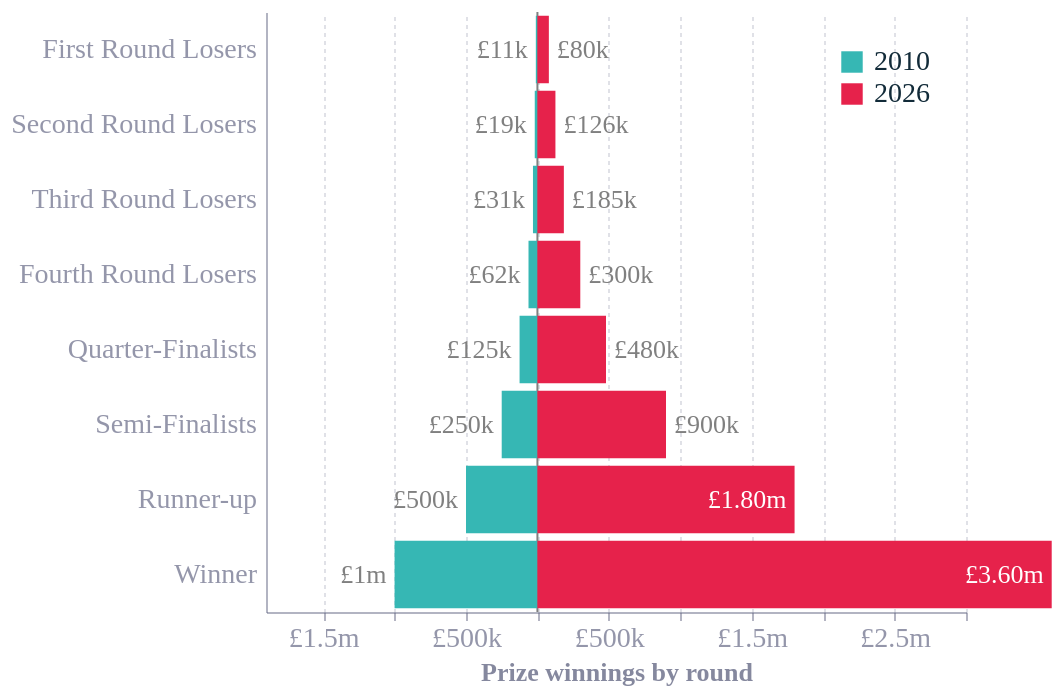

Notebook cell for this chart:
### Code cell
# 1. share-of-total within each year
df['share'] = df.groupby('Year')['Prize_Per_Player_GBP'].transform(lambda x: x / x.sum())

# 2. flip sign for 2010 so bars diverge from centre
df['prize_plot'] = df.apply(lambda r: -r['Prize_Per_Player_GBP'] if r['Year']==2010 else r['Prize_Per_Player_GBP'], axis=1)

order = ['First Round Losers','Second Round Losers','Third Round Losers','Fourth Round Losers',
         'Quarter-Finalists','Semi-Finalists','Runner-up','Winner']

# Add formatted prize column, e.g. 99000 to £99k, 1520000 to £1.52m, 3000000 to £3m
df['prize_label'] = df['Prize_Per_Player_GBP'].apply(lambda x: f'£{x/1000:.0f}k' if (x < 1000000) else f'£{x/1000000:.2f}m' if (x > 1e6 and x%1e6!=0) else f'£{x/1e6:.0f}m')

chart = alt.Chart(df).mark_bar().encode(
    alt.Y('Round:N').sort(order).title('').axis(
        titleAngle=0,
        titleAnchor='start',
        titleX=2,
        titleY=-2,
        titleFontSize=13
    ),
    alt.X('prize_plot:Q').title('Prize winnings by round').axis(
        titleFontSize=13,
        gridOpacity=0.2,
        # labelExpr="datum.value < 0 ? '£' + format(-datum.value, ) : datum.value == 0 ? '0' : '£' + datum.value",
        labelExpr="abs(datum.value) >= 1000000 ? '£' + abs(datum.value / 1000000) + 'm' : datum.value == 0 ? '0' : '£' + abs(datum.value / 1000) + 'k'"
    ).scale(
     domain=[-1.9e6, 3e6],
        nice=False
    ),
    alt.Color('Year:N').scale().legend(orient='top-right', labelFontSize=14, symbolSize=115),
    tooltip=['Year','Round','share:Q']
).properties(width=350)


text = alt.Chart(df).mark_text(
    align=alt.expr('datum.prize_plot < -1500000 ? "left" : datum.prize_plot < 0 ? "right" : datum.prize_plot < 1500000 ? "left" : "right"'),
    color=alt.expr('datum.prize_plot < -1500000 ? "#fff" : datum.prize_plot < 0 ? "grey" : datum.prize_plot < 1500000 ? "grey" : "#fff"'),
    dx=alt.expr('datum.prize_plot < -1500000 ? 4 : datum.prize_plot < 0 ? -4 : datum.prize_plot < 1500000 ? 4 : -4'),
    fontSize=13
).encode(
    alt.Y('Round:N').sort(order),
    alt.X('prize_plot:Q'),
    alt.Text('prize_label:N')
)

# Draw a thin vertical centre line
centre = alt.Chart(pd.DataFrame({'x':[0]})).mark_rule(color='gray').encode(x='x:Q')

chart = (centre + chart + text).configure_axis(grid=False, labelFontSize=14)

# # Create pyramid chart with 2010 distribution on left and 2025 on right
# chart = alt.Chart(df).transform_filter(
#     alt.datum.Year == 2010
# ).mark_bar(strokeWidth=2.9).encode(
#     alt.Y('round:O').sort(order).axis(None),
#     alt.X('prize_plot:Q').axis(
#         title='Prize money, round',
#         titleFontSize=13,
#         tickCount=11
#     ).scale(reverse=True),
#     alt.Color('Year:N').scale().legend(orient='top-right', labelFontSize=14, symbolSize=115),
# )

# right = alt.Chart(df).transform_filter(
#     alt.datum.Year == 2025
# ).mark_bar(strokeWidth=2.9).encode(
#     alt.Y('round:O').sort(alt.EncodingSortField('round_num', order='ascending')).axis(None),
#     alt.X('Prize_Per_Player_GBP:Q').axis(
#         title='Prize money, round',
#         titleFontSize=13,
#         tickCount=11
#     )
# )

chart.display()
styles.save(chart, 'raw', 'fig6a-prize-distribution', width=350, height=270)

### Figure 1 — Vega-Lite specification as saved in the notebook (floating-point values rounded to 4 significant figures)
{"config": {"font": "Circular Std", "text": {"color": "#676A86", "align": "left", "baseline": "middle", "dx": 7, "dy": 0, "fontSize": 11}, "view": {"stroke": null, "continuousWidth": 400, "continuousHeight": 300, "discreteWidth": 400, "discreteHeight": 300}, "range": {"category": ["#36B7B4", "#E6224B", "#F4C245", "#0063AF", "#00A767", "#179FDB", "#EB5C2E"], "diverging": ["#E6224B", "#E54753", "#C9C9C9", "#179FDB", "#122B39"], "heatmap": ["#C9C9C9", "#179FDB", "#0063AF", "#122B39"], "ordinal": ["#00A767", "#36B7B4", "#179FDB", "#0063AF", "#243B5A"]}, "bar": {"color": "#179fdb"}, "line": {"color": "#e6224b"}, "rule": {"color": "#676A86"}, "area": {"opacity": 0.3}, "point": {"filled": true, "size": 80, "color": "#e6224b", "opacity": 0.95}, "geoshape": {"stroke": "white", "strokeWidth": 0.3}, "rect": {"fill": "#d6d4d4", "opacity": 0.3}, "axis": {"labelColor": "#676A86", "labelFontSize": 14, "labelFont": "Circular Std", "labelOpacity": 0.7, "tickColor": "#676A86", "tickOpacity": 0.5, "domainColor": "#676A86", "domainOpacity": 0.5, "gridColor": "#676A86", "gridDash": [2, 2], "gridOpacity": 0.5, "title": null, "titleColor": "#676A86", "titleOpacity": 0.8, "titleFontSize": 13, "tickSize": 4, "grid": false}, "axisXDiscrete": {"grid": false, "labelAngle": 0, "tickCount": 10, "tickOpacity": 0.5, "title": null}, "axisYDiscrete": {"ticks": false, "labelPadding": 5}, "axisXTemporal": {"grid": false, "ticks": true}, "axisXQuantitative": {"grid": true}, "axisYQuantitative": {"gridColor": "#676A86", "gridDash": [1, 5], "gridOpacity": 0.5, "ticks": false, "labelPadding": 5, "tickCount": 8, "titleAngle": 0, "titleAlign": "left", "titleBaseline": "bottom", "titleX": 0, "titleY": -5}, "title": {"color": "#676A86", "subtitleColor": "#676A86E6", "font": "Circular Std", "subtitleFont": "Circular Std", "anchor": "start", "fontSize": 14, "subtitleFontSize": 12, "subtitlePadding": 4, "offset": 0, "frame": "group"}, "legend": {"titleColor": "#122b39", "title": null, "labelColor": "#122b39", "labelFontSize": 11}}, "layer": [{"data": {"name": "data-d285a7403ed98ae579761d64a864032b"}, "mark": {"type": "rule", "color": "gray"}, "encoding": {"x": {"field": "x", "type": "quantitative"}}}, {"data": {"name": "data-634ad9a588049cd85fd4f6dc1ab5c720"}, "mark": {"type": "bar"}, "encoding": {"color": {"field": "Year", "legend": {"orient": "top-right", "labelFontSize": 14, "symbolSize": 115}, "scale": {}, "type": "nominal"}, "tooltip": [{"field": "Year", "type": "quantitative"}, {"field": "Round", "type": "nominal"}, {"field": "share", "type": "quantitative"}], "x": {"axis": {"titleFontSize": 13, "gridOpacity": 0.2, "labelExpr": "abs(datum.value) >= 1000000 ? '£' + abs(datum.value / 1000000) + 'm' : datum.value == 0 ? '0' : '£' + abs(datum.value / 1000) + 'k'"}, "field": "prize_plot", "scale": {"domain": [-1900000.0, 3000000.0], "nice": false}, "title": "Prize winnings by round", "type": "quantitative"}, "y": {"axis": {"titleAngle": 0, "titleAnchor": "start", "titleX": 2, "titleY": -2, "titleFontSize": 13}, "field": "Round", "sort": ["First Round Losers", "Second Round Losers", "Third Round Losers", "Fourth Round Losers", "Quarter-Finalists", "Semi-Finalists", "Runner-up", "Winner"], "title": "", "type": "nominal"}}}, {"data": {"name": "data-634ad9a588049cd85fd4f6dc1ab5c720"}, "mark": {"type": "text", "align": {"expr": "datum.prize_plot < -1500000 ? \"left\" : datum.prize_plot < 0 ? \"right\" : datum.prize_plot < 1500000 ? \"left\" : \"right\""}, "color": {"expr": "datum.prize_plot < -1500000 ? \"#fff\" : datum.prize_plot < 0 ? \"grey\" : datum.prize_plot < 1500000 ? \"grey\" : \"#fff\""}, "dx": {"expr": "datum.prize_plot < -1500000 ? 4 : datum.prize_plot < 0 ? -4 : datum.prize_plot < 1500000 ? 4 : -4"}, "fontSize": 13}, "encoding": {"text": {"field": "prize_label", "type": "nominal"}, "x": {"field": "prize_plot", "type": "quantitative"}, "y": {"field": "Round", "sort": ["First Round Losers", "Second Round Losers", "Third Round Losers", "Fourth Round Losers", "Quarter-Finalists", "Semi-Finalists", "Runner-up", "Winner"], "type": "nominal"}}}], "width": 350, "$schema": "https://vega.github.io/schema/vega-lite/v6.4.1.json", "datasets": {"data-d285a7403ed98ae579761d64a864032b": [{"x": 0}], "data-634ad9a588049cd85fd4f6dc1ab5c720": [{"Year": 2010, "Round": "Winner", "Prize_Per_Player_GBP": 1000000, "Total_Prize_GBP": 1000000, "Increase_Pct": 17.6, "share": 0.5003, "prize_plot": -1000000, "prize_label": "£1m"}, {"Year": 2010, "Round": "Runner-up", "Prize_Per_Player_GBP": 500000, "Total_Prize_GBP": 500000, "Increase_Pct": 17.6, "share": 0.2502, "prize_plot": -500000, "prize_label": "£500k"}, {"Year": 2010, "Round": "Semi-Finalists", "Prize_Per_Player_GBP": 250000, "Total_Prize_GBP": 500000, "Increase_Pct": 17.6, "share": 0.1251, "prize_plot": -250000, "prize_label": "£250k"}, {"Year": 2010, "Round": "Quarter-Finalists", "Prize_Per_Player_GBP": 125000, "Total_Prize_GBP": 500000, "Increase_Pct": 17.6, "share": 0.06254, "prize_plot": -125000, "prize_label": "£125k"}, {"Year": 2010, "Round": "Fourth Round Losers", "Prize_Per_Player_GBP": 62500, "Total_Prize_GBP": 500000, "Increase_Pct": 17.4, "share": 0.03127, "prize_plot": -62500, "prize_label": "£62k"}, {"Year": 2010, "Round": "Third Round Losers", "Prize_Per_Player_GBP": 31250, "Total_Prize_GBP": 500000, "Increase_Pct": 6.8, "share": 0.01563, "prize_plot": -31250, "prize_label": "£31k"}, {"Year": 2010, "Round": "Second Round Losers", "Prize_Per_Player_GBP": 18750, "Total_Prize_GBP": 600000, "Increase_Pct": 5.6, "share": 0.009381, "prize_plot": -18750, "prize_label": "£19k"}, {"Year": 2010, "Round": "First Round Losers", "Prize_Per_Player_GBP": 11250, "Total_Prize_GBP": 720000, "Increase_Pct": 4.7, "share": 0.005629, "prize_plot": -11250, "prize_label": "£11k"}, {"Year": 2026, "Round": "Winner", "Prize_Per_Player_GBP": 3600000, "Total_Prize_GBP": 3600000, "Increase_Pct": 20.0, "share": 0.4819, "prize_plot": 3600000, "prize_label": "£3.60m"}, {"Year": 2026, "Round": "Runner-up", "Prize_Per_Player_GBP": 1800000, "Total_Prize_GBP": 1800000, "Increase_Pct": 18.0, "share": 0.2409, "prize_plot": 1800000, "prize_label": "£1.80m"}, {"Year": 2026, "Round": "Semi-Finalists", "Prize_Per_Player_GBP": 900000, "Total_Prize_GBP": 1800000, "Increase_Pct": 16.0, "share": 0.1205, "prize_plot": 900000, "prize_label": "£900k"}, {"Year": 2026, "Round": "Quarter-Finalists", "Prize_Per_Player_GBP": 480000, "Total_Prize_GBP": 1920000, "Increase_Pct": 20.0, "share": 0.06425, "prize_plot": 480000, "prize_label": "£480k"}, {"Year": 2026, "Round": "Fourth Round Losers", "Prize_Per_Player_GBP": 300000, "Total_Prize_GBP": 2400000, "Increase_Pct": 25.0, "share": 0.04016, "prize_plot": 300000, "prize_label": "£300k"}, {"Year": 2026, "Round": "Third Round Losers", "Prize_Per_Player_GBP": 185000, "Total_Prize_GBP": 2960000, "Increase_Pct": 23.0, "share": 0.02476, "prize_plot": 185000, "prize_label": "£185k"}, {"Year": 2026, "Round": "Second Round Losers", "Prize_Per_Player_GBP": 126000, "Total_Prize_GBP": 4032000, "Increase_Pct": 26.0, "share": 0.01687, "prize_plot": 126000, "prize_label": "£126k"}, {"Year": 2026, "Round": "First Round Losers", "Prize_Per_Player_GBP": 80000, "Total_Prize_GBP": 5120000, "Increase_Pct": 21.0, "share": 0.01071, "prize_plot": 80000, "prize_label": "£80k"}]}}
